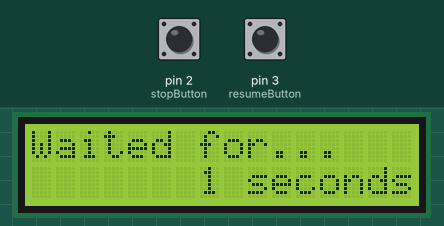
A sketch run on a simulated Arduino Uno, built with avr-gcc and run on an emulated ATmega328P. Shown: 16×2 character LCD. The test bench sets the inputs (shaded band); at power-on: pin 2 (stopButton) HIGH, pin 3 (resumeButton) HIGH.

Above: at 1.2 s.
1.3 s: pin 2 (stopButton) pulled LOW for 0.15 s
At 2.4 s:
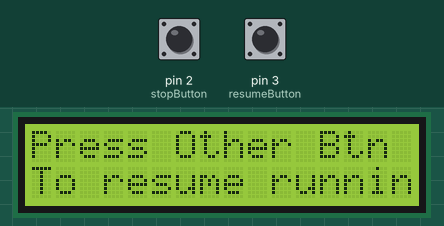
3.5 s: pin 3 (resumeButton) pulled LOW for 0.15 s
At 4.2 s:
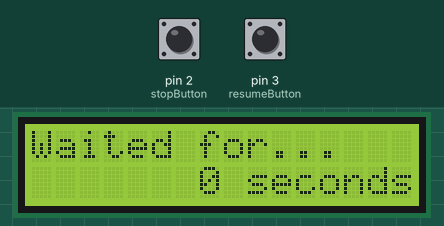
5.1 s: pin 2 (stopButton) pulled LOW for 1 s
At 6.5 s:
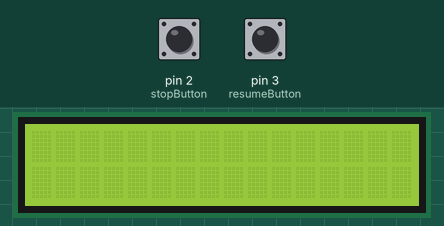
8.1 s: pin 3 (resumeButton) pulled LOW for 1 s
At 11.36 s:
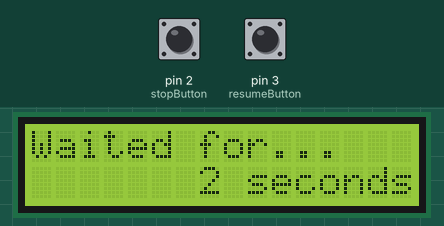
Timing chart, 0 to 11.6 s (numbered marks = the images above; inputs shaded):
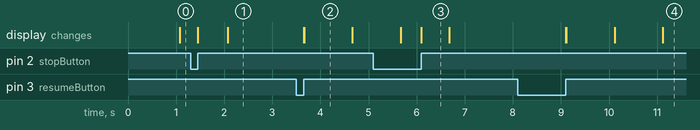

Measured:
- after the input at 1.3 s, the display: first changes after 0.15 s (image 1 shows a later state)
- after the input at 3.5 s, the display: first changes after 0.16 s (image 2 shows a later state)
- after the input at 5.1 s, the display: first differs from a run without the input after 1.0 s (image 3)
- after the input at 8.1 s, the display: first changes after 1.0 s (image 4 shows a later state)
- what the display in image 2 shows lasts 1.0 s, from 3.7 s to 4.7 s
- what the display in image 3 shows lasts 0.6 s, from 6.1 s to 6.7 s

The sketch:

jhoang6_CS362_lab8.ino
```cpp
/*
 * Author: Jon-Michael Hoang | jhoang6 | 657540122
 *
 * Lab 8: Interrupting interupts
 *
 * Description: There are two buttons that produce and take in interrupt signals and an LCD display.
 *              One button is to interrupt whereas the other resumes and resets the process. The
 *              interrupts basically toggle between states and messages that are also displayed
 *              on the LCD.
 *
 * Assumptions: The code I assumed was pretty easy as you basically just handle the states of the buttons
 *              and print the state out on the LCD, etc. However, I assumed that the wiring would be a
 *              complete mess - which it was in the end.
 *
 * References: https://www.arduino.cc/en/uploads/Tutorial/LCD_Base_bb_Fritz.png
 *             http://shazsterblog.blogspot.com/2011/11/arduino-interrupt-based-led-with-toggle.html
 *             http://playground.arduino.cc/Code/Interrupts
 *
 */

// inclluded libraries and stuff
#include <Wire.h>
#include <LiquidCrystal.h>

// pins used for the LCD
LiquidCrystal lcd(12, 11, 7, 6, 5, 4);

// pins used for interrupt
const int stopButton = 2, resumeButton = 3;

// variable to retain state
bool state = true;

// variable to keep track of time
int t = -1; // start at -1 because we want to see zero (0) first and not one (1)


// simply print the time...
// however, as the time increases, it will take up more space
// so to fix that, when time grows, simply change the index
// in which it starts at
void printTime()
{
  int shift = 0;

  for (int x = t; x > 9; x /= 10)
    shift++;

  lcd.setCursor(7 - shift, 1);
  lcd.print(t);
}


// while the wait is running
void onRun()
{
  // clear the lcd beforehand because when going from the other state
  // to this state, some characters in the buffer are remaining - so
  // simply fix with this.
  lcd.clear();

  // while running,

  // increment the time
  t++;

  // print the message indicating how long the thing has
  // been waiting for
  lcd.setCursor(0,0); // first row
  lcd.print("Waited for...");

  lcd.setCursor(8,1); // second row
  lcd.print(" seconds");
  printTime();

  // every 1000 ms = 1 sec
  delay(1000);
}


// while paused, print the message on the lcd
// saying that it's paused
void onPause()
{
  lcd.setCursor(0,0);
  lcd.print("Press Other Btn");

  lcd.setCursor(0,1);
  lcd.print("To resume runnin");
}


// while stopped
void onStop()
{
  // basically change the state to stop
  // and clear the screen so that the other
  // message can be printed
  if (state == true)
  {
    state = !state;
    lcd.clear();
  }
}


// when the user presses the button again...
void onRestart()
{
  if (state == false)
  {
    // reset the time elapsed
    t = -1;

    state = !state;

    // clear the LCD to display the next message
    lcd.clear();
  }
}


void setup()
{
  // put your setup code here, to run once:

  // 16x2 LCD display
  lcd.begin(16, 2);

  // initialize button pins
  pinMode(stopButton, INPUT_PULLUP);
  pinMode(resumeButton, INPUT_PULLUP);

  // attach the pins to interrupt and pass in functions as
  // parameters to allow interrupts
  attachInterrupt(digitalPinToInterrupt(stopButton), onStop, RISING);
  attachInterrupt(digitalPinToInterrupt(resumeButton), onRestart, RISING);
}


void loop()
{
  // put your main code here, to run repeatedly:
  if (state == true)
    onRun();
  else
    onPause();
}
```
